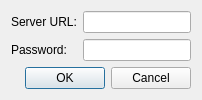
<?xml version="1.0" encoding="UTF-8"?>
<ui version="4.0">
 <class>QnJoinOtherSystemDialog</class>
 <widget class="QDialog" name="QnJoinOtherSystemDialog">
  <property name="geometry">
   <rect>
    <x>0</x>
    <y>0</y>
    <width>312</width>
    <height>91</height>
   </rect>
  </property>
  <property name="windowTitle">
   <string>Join the Other System</string>
  </property>
  <layout class="QFormLayout" name="formLayout">
   <property name="sizeConstraint">
    <enum>QLayout::SetFixedSize</enum>
   </property>
   <item row="2" column="0" colspan="2">
    <widget class="QDialogButtonBox" name="buttonBox">
     <property name="orientation">
      <enum>Qt::Horizontal</enum>
     </property>
     <property name="standardButtons">
      <set>QDialogButtonBox::Cancel|QDialogButtonBox::Ok</set>
     </property>
    </widget>
   </item>
   <item row="0" column="1">
    <widget class="QLineEdit" name="urlEdit"/>
   </item>
   <item row="1" column="1">
    <widget class="QLineEdit" name="passwordEdit">
     <property name="echoMode">
      <enum>QLineEdit::Password</enum>
     </property>
    </widget>
   </item>
   <item row="0" column="0">
    <widget class="QLabel" name="urlLabel">
     <property name="text">
      <string>Server URL:</string>
     </property>
    </widget>
   </item>
   <item row="1" column="0">
    <widget class="QLabel" name="passwordLabel">
     <property name="text">
      <string>Password:</string>
     </property>
    </widget>
   </item>
  </layout>
 </widget>
 <resources/>
 <connections>
  <connection>
   <sender>buttonBox</sender>
   <signal>accepted()</signal>
   <receiver>QnJoinOtherSystemDialog</receiver>
   <slot>accept()</slot>
   <hints>
    <hint type="sourcelabel">
     <x>248</x>
     <y>254</y>
    </hint>
    <hint type="destinationlabel">
     <x>157</x>
     <y>274</y>
    </hint>
   </hints>
  </connection>
  <connection>
   <sender>buttonBox</sender>
   <signal>rejected()</signal>
   <receiver>QnJoinOtherSystemDialog</receiver>
   <slot>reject()</slot>
   <hints>
    <hint type="sourcelabel">
     <x>316</x>
     <y>260</y>
    </hint>
    <hint type="destinationlabel">
     <x>286</x>
     <y>274</y>
    </hint>
   </hints>
  </connection>
 </connections>
</ui>
